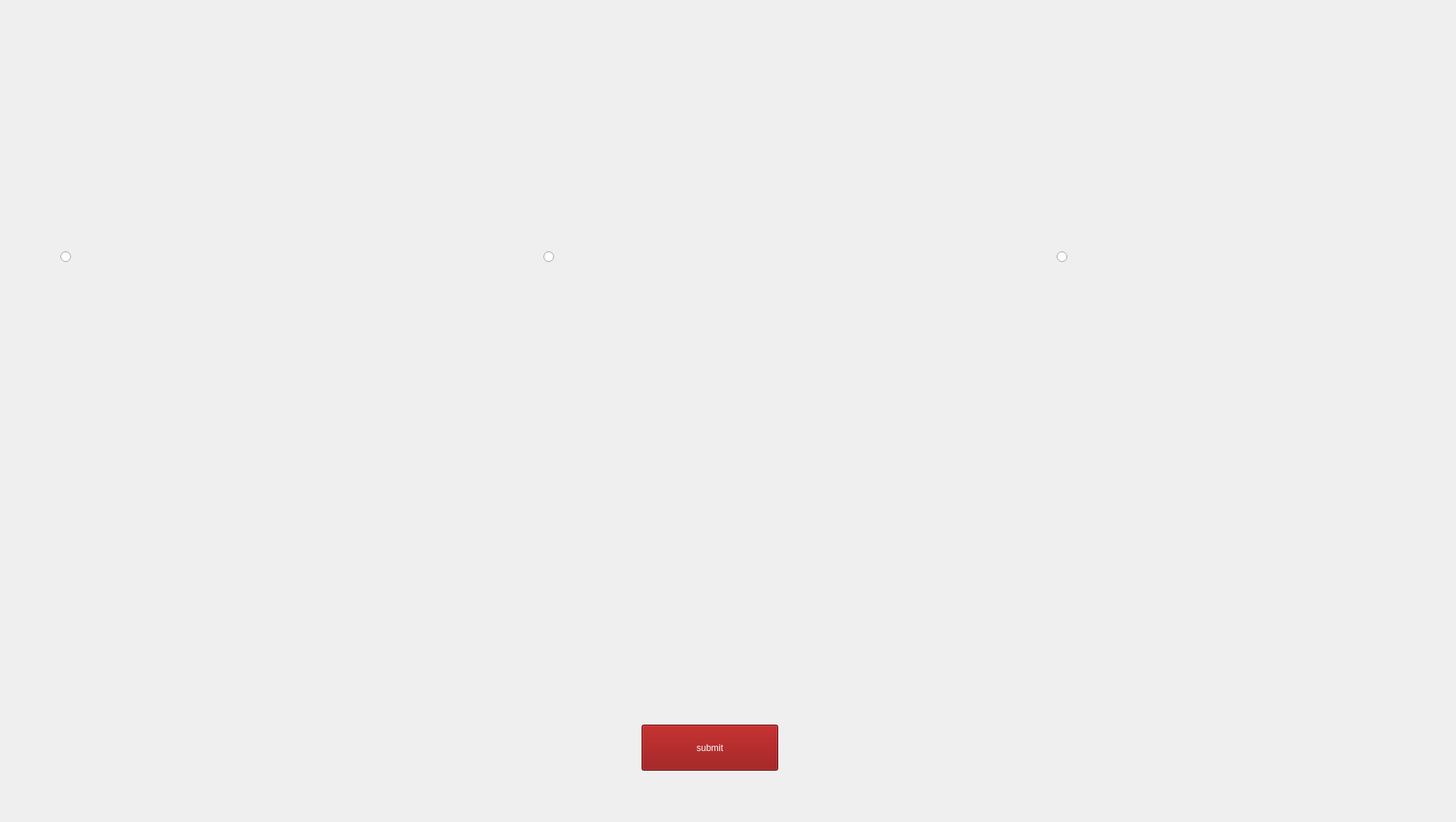
    <widget class="QWidget" name="choosecourttobook">
     <widget class="QLabel" name="label_15">
      <property name="geometry">
       <rect>
        <x>0</x>
        <y>0</y>
        <width>1920</width>
        <height>1080</height>
       </rect>
      </property>
      <property name="text">
       <string/>
      </property>
      <property name="pixmap">
       <pixmap resource="bgi.qrc">:/new/prefix1/bgi/choose court to book.jpg</pixmap>
      </property>
      <property name="scaledContents">
       <bool>true</bool>
      </property>
     </widget>
     <widget class="QRadioButton" name="court1">
      <property name="geometry">
       <rect>
        <x>80</x>
        <y>290</y>
        <width>351</width>
        <height>101</height>
       </rect>
      </property>
      <property name="cursor">
       <cursorShape>PointingHandCursor</cursorShape>
      </property>
      <property name="text">
       <string/>
      </property>
     </widget>
     <widget class="QRadioButton" name="court2">
      <property name="geometry">
       <rect>
        <x>720</x>
        <y>290</y>
        <width>351</width>
        <height>101</height>
       </rect>
      </property>
      <property name="cursor">
       <cursorShape>PointingHandCursor</cursorShape>
      </property>
      <property name="text">
       <string/>
      </property>
     </widget>
     <widget class="QRadioButton" name="court3">
      <property name="geometry">
       <rect>
        <x>1400</x>
        <y>290</y>
        <width>351</width>
        <height>101</height>
       </rect>
      </property>
      <property name="cursor">
       <cursorShape>PointingHandCursor</cursorShape>
      </property>
      <property name="text">
       <string/>
      </property>
     </widget>
     <widget class="QPushButton" name="back_to_member_menu_padel">
      <property name="geometry">
       <rect>
        <x>850</x>
        <y>960</y>
        <width>181</width>
        <height>61</height>
       </rect>
      </property>
      <property name="cursor">
       <cursorShape>PointingHandCursor</cursorShape>
      </property>
      <property name="styleSheet">
       <string notr="true">


QPushButton {
background-color: rgb(138, 0, 0);
font: 34pt &quot;Microsoft Tai Le&quot;;
color: white;
}

QPushButton:hover {
    background-color: rgba(200, 0, 0, 30); 
    border-radius: 10px;
}
</string>
      </property>
      <property name="text">
       <string>submit</string>
      </property>
     </widget>
    </widget>
